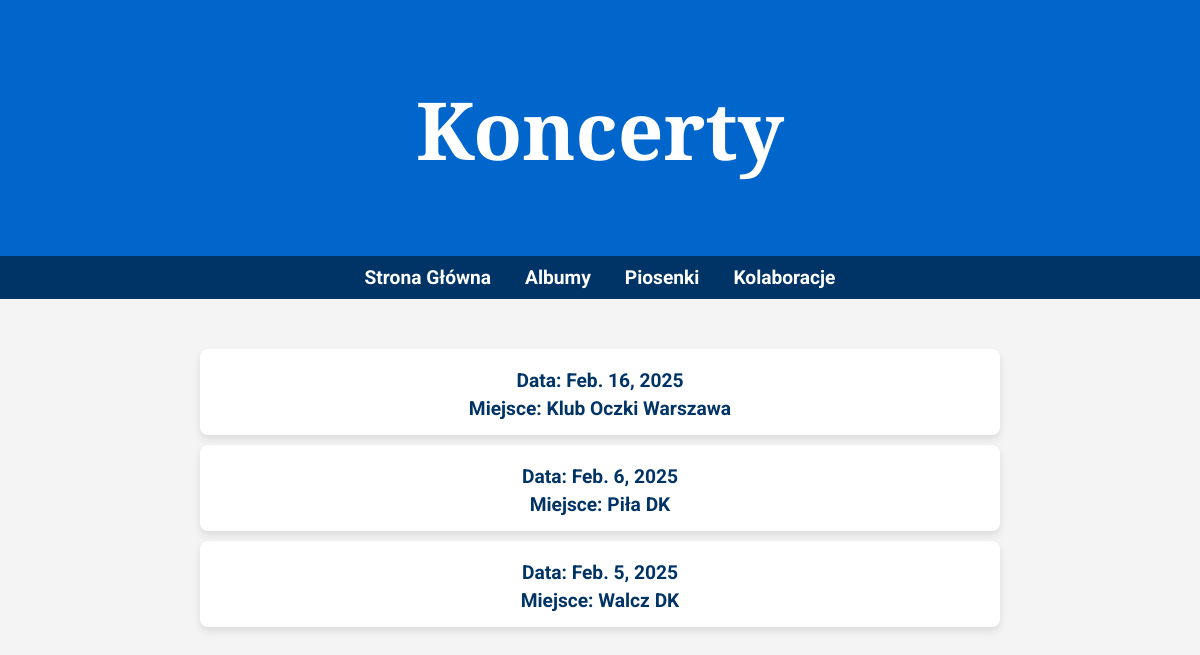
The page /kk_app/concerts_html/ on the database its author committed.
### kk_app/models.py (models this page shows, shortened)
class Concert(models.Model):
    artist = models.CharField(max_length=100, default="Skolim", help_text="Artysta występujący")  # Domyślnie Skolim
    location = models.CharField(max_length=200, help_text="Miejsce koncertu", blank=False, null= False)
    date = models.DateField(help_text="Data koncertu")  # Data koncertu

### kk_app/views.py (the view)
# urls.py: path('concerts_html/', views.concerts_view_html, name='concerts'),
def concerts_view_html(request):
    concerts = Concert.objects.all()
    return render(request, 'kk_app/concerts.html', {'concerts': concerts})

### kk_app/templates/kk_app/concerts.html (shortened to what this page needs)
<!DOCTYPE html>
<html lang="pl">
<head>
</head>
<body>
    <header>
        <h1>Koncerty</h1>
    </header>
    <nav>
        <ul>
            <li><a href="{% url 'home' %}">Strona Główna</a></li>
            <li><a href="{% url 'albums' %}">Albumy</a></li>
            <li><a href="{% url 'songs' %}">Piosenki</a></li>
            <li><a href="{% url 'collaborations' %}">Kolaboracje</a></li>
        </ul>
    </nav>
    <main>
        <ul class="concert-list">
            {% for concert in concerts %}
                <li class="concert-item">
                    <span class="important">Data: {{ concert.date }}</span>
                    <span class="important">Miejsce: {{ concert.location }}</span>
                </li>
            {% empty %}
                <li class="no-concerts">Brak koncertów do wyświetlenia.</li>
            {% endfor %}
        </ul>
    </main>
</body>
</html>

### kk_app/templates/kk_app/concerts.html (style rules this page uses)
body { font-family: 'Roboto', sans-serif; margin: 0; padding: 0; background-color: #f4f4f4; color: #333; }
header { background-color: #0066cc; color: white; text-align: center; padding: 20px; font-family: 'Playfair Display', serif; font-size: 2.5em; box-shadow: 0 4px 6px rgba(0, 0, 0, 0.2); }
nav { background-color: #003366; text-align: center; padding: 10px 0; }
nav ul { list-style: none; margin: 0; padding: 0; }
nav ul li { display: inline-block; margin: 0 15px; }
nav ul li a { color: white; text-decoration: none; font-weight: bold; font-size: 1.2em; transition: color 0.3s ease; }
main { max-width: 800px; margin: 20px auto; padding: 20px; }
.concert-list { list-style: none; padding: 0; margin: 0; }
.concert-item { background-color: white; color: #003366; margin: 10px 0; padding: 15px; border-radius: 8px; box-shadow: 0 4px 8px rgba(0, 0, 0, 0.1); transition: transform 0.3s ease, box-shadow 0.3s ease; text-align: center; font-size: 1.2em; }
.concert-item span { display: block; font-size: 1em; color: #666; margin-top: 5px; }
.concert-item span.important { font-weight: bold; color: #003366; }

### rows shown on the page
Concert: date "Feb. 16, 2025", location "Klub Oczki Warszawa"
Concert: date "Feb. 6, 2025", location "Piła DK"
Concert: date "Feb. 5, 2025", location "Walcz DK"
